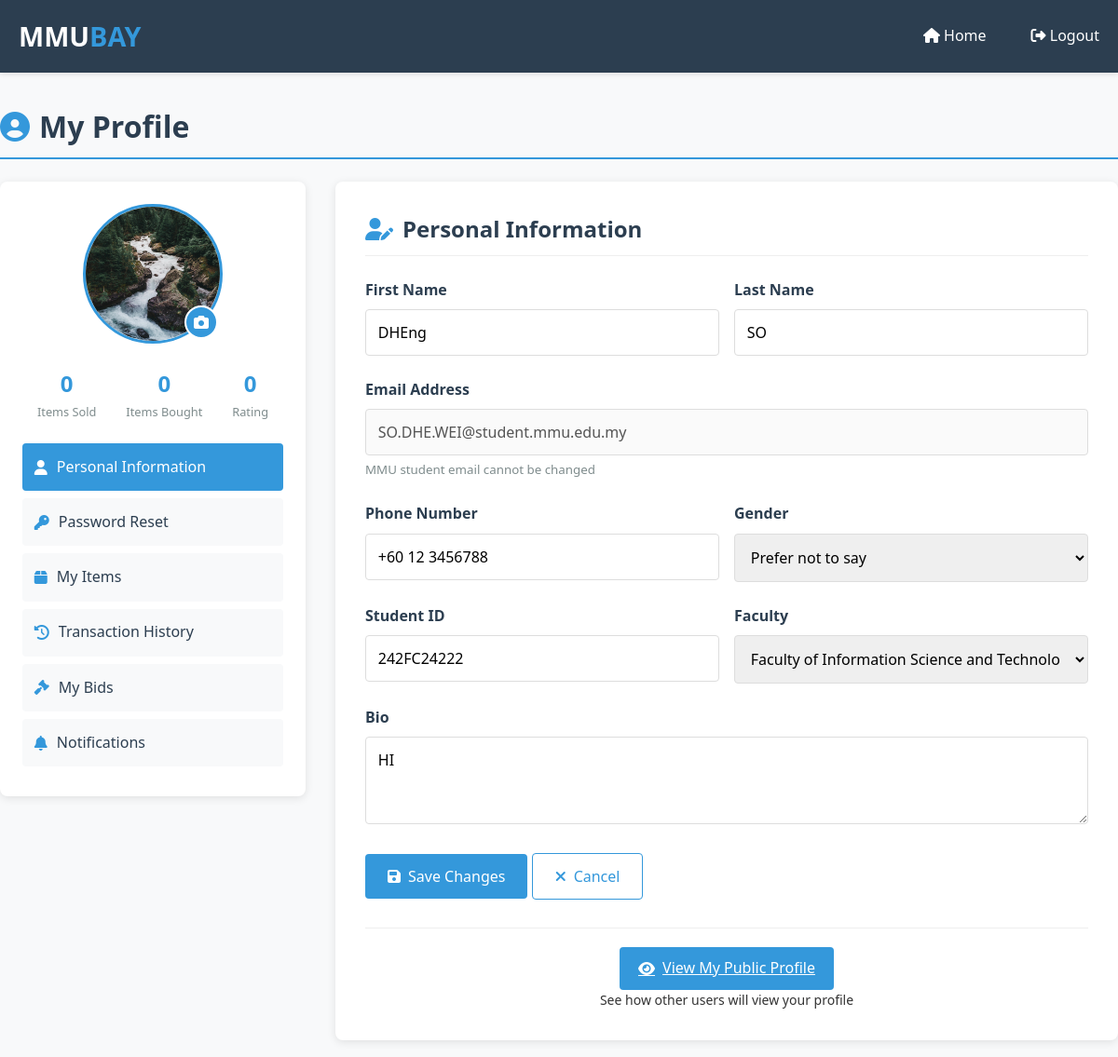
Page /market/profile/ (signed in, upper part) on the earlier database version.
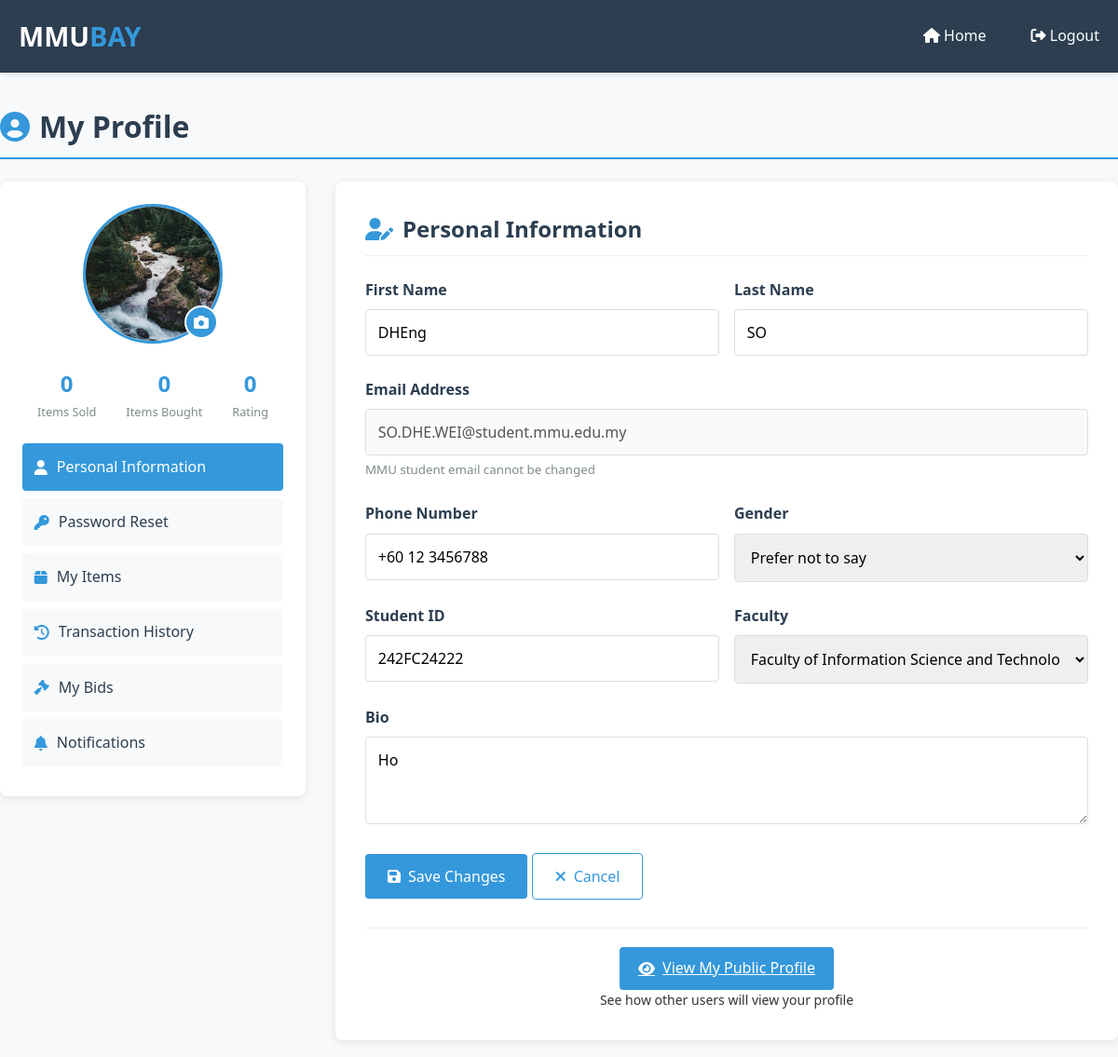
Same page on the later database version.
### accounts/models.py (models this page shows, shortened)
class UserProfile(models.Model):
    user = models.OneToOneField(User, on_delete=models.CASCADE)
    student_id = models.CharField(max_length=20, unique=True)
    phone_number = models.CharField(max_length=15, blank=True)
    gender = models.CharField(max_length=20, choices=[
        ('male', 'Male'),
        ('female', 'Female'),
        ('other', 'Other'),
        ('prefer-not-to-say', 'Prefer not to say')
    ], blank=True)
    faculty = models.CharField(max_length=100, blank=True)
    bio = models.TextField(blank=True)
    avatar = models.ImageField(upload_to='avatars/', blank=True, null=True)  # 添加这行

### market/views.py (the view, shortened to what this page needs)
# urls.py: path('profile/', views.profile, name='profile'),
@login_required
def profile(request):
    user = request.user
    items_sold = Item.objects.filter(seller=user, is_sold=True).count()
    try:
        items_bought = Item.objects.filter(buyer=user).count()
    except:
        items_bought = 0  # 如果没有buyer字段，先设为0
    context = {
        'user': user,
        'profile': user.userprofile,  # 添加用户配置
        'items_sold': items_sold,
        'items_bought': items_bought,
        'rating': 0,
    }
    return render(request, 'profile.html', context)

### templates/profile.html (shortened to what this page needs)
<!DOCTYPE html>
<html lang="en">
<head>
    <link rel="stylesheet" href="https://cdnjs.cloudflare.com/ajax/libs/font-awesome/6.4.0/css/all.min.css">
</head>
<body>
    <header>
        <div class="container header-content">
            <div class="logo">MMU<span>BAY</span></div>
            <nav>
                <ul>
                    <li><a href="/market/"><i class="fas fa-home"></i> Home</a></li>
                    <li>
                        <form action="{% url 'logout' %}" method="post" style="display: inline;">
                            <button type="submit"class="logout-button">
                                <i class="fas fa-sign-out-alt"></i> Logout
                            </button>
                        </form>
                    </li>
                </ul>
            </nav>
        </div>
    </header>
    <div class="container main-content">
        <h1 class="page-title"><i class="fas fa-user-circle"></i> My Profile</h1>
        <div class="profile-container">
            <div class="profile-sidebar">
                <div class="profile-pic-container">
                    <img src="{% if profile.avatar %}{{ profile.avatar.url }}{% else %}https://via.placeholder.com/150{% endif %}"
                        alt="Profile Picture" class="profile-pic" id="profileImage">
                    <div class="change-photo" id="changePhotoBtn">
                        <i class="fas fa-camera"></i>
                    </div>
                </div>
                <div class="user-stats">
                    <div class="stat-item">
                        <div class="stat-number">{{ items_sold }}</div>
                        <div class="stat-label">Items Sold</div>
                    </div>
                    <div class="stat-item">
                        <div class="stat-number">{{ items_bought }}</div>
                        <div class="stat-label">Items Bought</div>
                    </div>
                    <div class="stat-item">
                        <div class="stat-number">{{ rating }}</div>
                        <div class="stat-label">Rating</div>
                    </div>
                </div>
                <ul class="sidebar-menu">
                    <li><a href="#" class="active"><i class="fas fa-user"></i> Personal Information</a></li>
                    <li><a href="#"><i class="fas fa-key"></i> Password Reset</a></li>
                    <li><a href="#"><i class="fas fa-box"></i> My Items</a></li>
                    <li><a href="#"><i class="fas fa-history"></i> Transaction History</a></li>
                    <li><a href="#"><i class="fas fa-gavel"></i> My Bids</a></li>
                    <li><a href="#"><i class="fas fa-bell"></i> Notifications</a></li>
                </ul>
            </div>
            <div class="profile-main">
                <div class="profile-content">
                    <h2 class="section-title"><i class="fas fa-user-edit"></i> Personal Information</h2>
                    <form id="profile-form" method="POST" enctype="multipart/form-data">
                        <div class="form-row">
                            <div class="form-group">
                                <label for="firstName">First Name</label>
                                <input type="text" id="firstName" name="firstName" class="form-control" value="{{ user.first_name }}">
                            </div>
                            <div class="form-group">
                                <label for="lastName">Last Name</label>
                                <input type="text" id="lastName" name="lastName" class="form-control" value="{{ user.last_name }}">
                            </div>
                        </div>
                        <div class="form-group">
                            <label for="email">Email Address</label>
                            <input type="email" id="email" class="form-control" value="{{ user.email }}" disabled>
                            <small style="color: #7f8c8d; display: block; margin-top: 5px;">MMU student email cannot be changed</small>
                        </div>
                        <div class="form-row">
                            <div class="form-group">
                                <label for="phone">Phone Number</label>
                                <input type="tel" id="phone" name="phone" class="form-control" value="{{ profile.phone_number }}">
                            </div>
                            <div class="form-group">
                                <label for="gender">Gender</label>
                                <select id="gender" name="gender" class="form-control">
                                    <option value="prefer-not-to-say" {% if profile.gender == 'prefer-not-to-say' %}selected{% endif %}>Prefer not to say</option>
                                </select>
                            </div>
                        </div>
                        <div class="form-row">
                            <div class="form-group">
                                <label for="studentId">Student ID</label>
                                <input type="text" id="studentId" name="studentId" class="form-control" value="{{ profile.student_id }}">
                            </div>
                            <div class="form-group">
                                <label for="faculty">Faculty</label>
                                <select id="faculty" name="faculty" class="form-control">
                                    <option value="fist" {% if profile.faculty == 'fist' %}selected{% endif %}>Faculty of Information Science and Technology</option>
                                </select>
                            </div>
                        </div>
                        <div class="form-group">
                            <label for="bio">Bio</label>
                            <textarea id="bio" name="bio" class="form-control" rows="3">{{ profile.bio }}</textarea>
                        </div>
                        <button type="submit" class="btn"><i class="fas fa-save"></i> Save Changes</button>
                        <button type="button" class="btn btn-outline"><i class="fas fa-times"></i> Cancel</button>
                    </form>
                    <div style="text-align: center; margin-top: 30px; padding-top: 20px; border-top: 1px solid #eee;">
                        <a href="{% url 'view_profile' user.username %}" class="btn btn-outline-primary"
                           style="padding: 10px 20px; font-size: 16px;">
                            <i class="fas fa-eye me-2"></i> View My Public Profile
                        </a>
                        <p class="text-muted mt-2" style="font-size: 14px;">
                            See how other users will view your profile
                        </p>
                    </div>
                </div>
                </div>
            </div>
        </div>
</body>
</html>

### templates/profile.html (style rules this page uses)
* { margin: 0; padding: 0; box-sizing: border-box; font-family: 'Segoe UI', Tahoma, Geneva, Verdana, sans-serif; }
body { background-color: #f8f9fa; color: #333; line-height: 1.6; }
.container { max-width: 1200px; margin: 0 auto; padding: 0 20px; }
header { background-color: #2c3e50; color: white; padding: 1rem 0; box-shadow: 0 2px 5px rgba(0,0,0,0.1); }
.header-content { display: flex; justify-content: space-between; align-items: center; }
.logo { font-size: 1.8rem; font-weight: bold; }
.logo span { color: #3498db; }
nav ul { display: flex; list-style: none; }
nav ul li { margin-left: 1.5rem; }
nav ul li a { color: white; text-decoration: none; transition: color 0.3s; font-weight: 500; }
.main-content { padding: 2rem 0; }
.page-title { font-size: 2rem; margin-bottom: 1.5rem; color: #2c3e50; border-bottom: 2px solid #3498db; padding-bottom: 0.5rem; display: flex; align-items: center; }
.page-title i { margin-right: 10px; color: #3498db; }
.profile-container { display: flex; flex-wrap: wrap; gap: 2rem; }
.profile-sidebar { flex: 1; min-width: 250px; background: white; border-radius: 8px; padding: 1.5rem; box-shadow: 0 2px 10px rgba(0,0,0,0.1); height: fit-content; }
.profile-main { flex: 3; min-width: 300px; }
.profile-pic-container { position: relative; width: 150px; margin: 0 auto 1.5rem; }
.profile-pic { width: 150px; height: 150px; border-radius: 50%; object-fit: cover; border: 3px solid #3498db; display: block; }
.change-photo { position: absolute; bottom: 5px; right: 5px; background: #3498db; color: white; width: 36px; height: 36px; border-radius: 50%; display: flex; align-items: center; justify-content: center; cursor: pointer; border: 2px solid white; transition: background 0.3s; }
.user-stats { display: flex; justify-content: space-around; margin: 1.5rem 0; text-align: center; }
.stat-item { padding: 0 10px; }
.stat-number { font-size: 1.5rem; font-weight: bold; color: #3498db; }
.stat-label { font-size: 0.8rem; color: #7f8c8d; }
.sidebar-menu { list-style: none; margin-top: 1.5rem; }
.sidebar-menu li { margin-bottom: 0.5rem; }
.sidebar-menu a { display: flex; align-items: center; padding: 0.8rem; background: #f8f9fa; border-radius: 4px; text-decoration: none; color: #2c3e50; transition: all 0.3s; }
.sidebar-menu a i { margin-right: 10px; color: #3498db; }
.sidebar-menu a:hover, .sidebar-menu a.active { background: #3498db; color: white; }
.sidebar-menu a:hover i, .sidebar-menu a.active i { color: white; }
.profile-content { background: white; border-radius: 8px; padding: 2rem; box-shadow: 0 2px 10px rgba(0,0,0,0.1); margin-bottom: 2rem; }
.section-title { font-size: 1.5rem; margin-bottom: 1.5rem; color: #2c3e50; border-bottom: 1px solid #eee; padding-bottom: 0.5rem; display: flex; align-items: center; }
.section-title i { margin-right: 10px; color: #3498db; }
.form-group { margin-bottom: 1.5rem; }
.form-group label { display: block; margin-bottom: 0.5rem; font-weight: 600; color: #2c3e50; }
.form-control { width: 100%; padding: 0.8rem; border: 1px solid #ddd; border-radius: 4px; font-size: 1rem; transition: border 0.3s; }
.form-row { display: flex; flex-wrap: wrap; gap: 1rem; }
.form-row .form-group { flex: 1; min-width: 250px; }
.btn { padding: 0.8rem 1.5rem; background: #3498db; color: white; border: none; border-radius: 4px; cursor: pointer; font-size: 1rem; transition: background 0.3s; display: inline-flex; align-items: center; }
.btn i { margin-right: 8px; }
.btn-outline { background: transparent; border: 1px solid #3498db; color: #3498db; }
.logout-button { background: none; border: none; color: white; cursor: pointer; font-size: inherit; transition: color 0.3s; text-decoration: none; font-weight: 500; padding: 0; margin-left: 1.5rem; }

Differences in the rows shown:
changed UserProfile "Prefer not to say": bio "HI" → "Ho"
